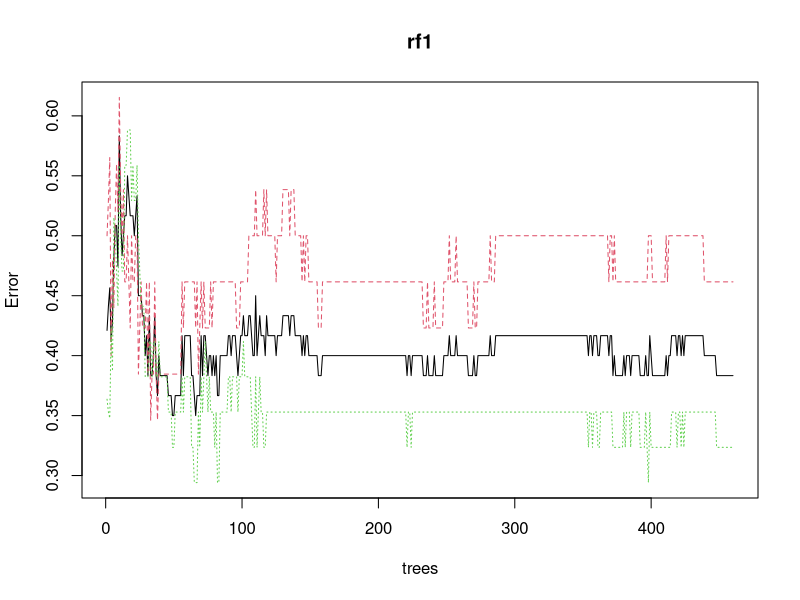
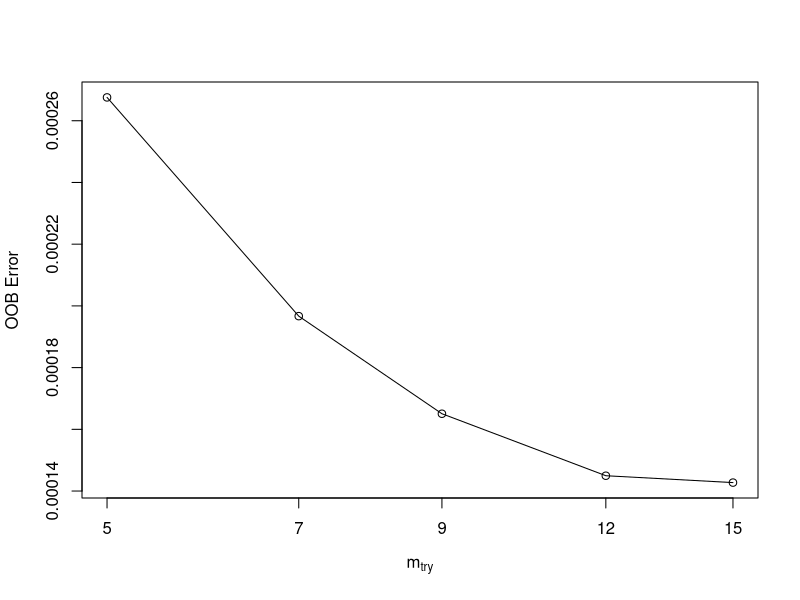
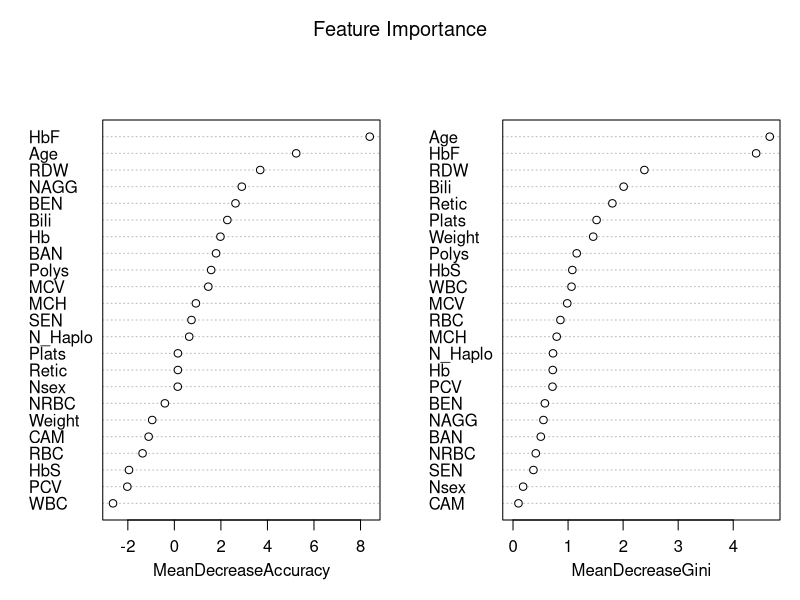

Write R code to recreate these figures, in order.
#Random Forest for Scaled data
#setwd("C:/Users/basil/Desktop/R Project")
library(randomForest)
library(caret)
hemo = read.csv("hemo.csv",header = TRUE)
hemopredictors = hemo[,1:23]
nor_hemopredictors = hemopredictors
nor_hemopredictors <- as.data.frame(nor_hemopredictors)
fhbfclass <- hemo$FHbF
fhbfclass[fhbfclass<15.0] <- 0
fhbfclass[fhbfclass>=15.0] <- 1
fhbfclass <- as.factor(fhbfclass)
nor_hemopredictors$class <- fhbfclass

#1st iteration
set.seed(123)
ind1 <- sample(2,nrow(nor_hemopredictors),replace = TRUE, prob = c(0.83,0.17))
train1 <-nor_hemopredictors[ind1==1,]
test1 <- nor_hemopredictors[ind1==2,]
set.seed(222)
rf1 <- randomForest(class~.,data=train1,ntree= 460,mtry = 15,importance=TRUE,proximity=TRUE)
prediction1 <- predict(rf1,test1)
plot(rf1)
tuning = tuneRF(train1[,-15],train1[,15],stepFactor = 0.8,plot = TRUE,ntreeTry = 460,trace = TRUE,improve = 0.05)
varImpPlot(rf1,sort = T,main = "Feature Importance")
print("No. of Trees 460 and split ration of 0.83:")
print(confusionMatrix(prediction1,test1$class))


#2nd iteration
set.seed(123)
ind2 <- sample(2,nrow(nor_hemopredictors),replace = TRUE, prob = c(0.66,0.34))
train2 <-nor_hemopredictors[ind2==1,]
test2 <- nor_hemopredictors[ind2==2,]
set.seed(222)
rf2 <- randomForest(class~.,data=train2,ntree= 460,mtry = 15,importance=TRUE,proximity=TRUE)
prediction2 <- predict(rf2,test2)
print("No. of Trees 460 and split ration of 0.66:")
print(confusionMatrix(prediction2,test2$class))


#3rd iteration
set.seed(123)
ind3 <- sample(2,nrow(nor_hemopredictors),replace = TRUE, prob = c(0.70,0.30))
train3 <-nor_hemopredictors[ind3==1,]
test3 <- nor_hemopredictors[ind3==2,]
set.seed(222)
rf3 <- randomForest(class~.,data=train3,ntree= 460,mtry = 15,importance=TRUE,proximity=TRUE)
prediction3 <- predict(rf3,test3)
print("No. of Trees 460 and split ration of 0.70:")
print(confusionMatrix(prediction3,test3$class))


#4th iteration
set.seed(123)
ind4 <- sample(2,nrow(nor_hemopredictors),replace = TRUE, prob = c(0.70,0.30))
train4 <-nor_hemopredictors[ind4==1,]
test4 <- nor_hemopredictors[ind4==2,]
set.seed(222)
rf4 <- randomForest(class~.,data=train4,ntree= 500,mtry = 15,importance=TRUE,proximity=TRUE)
prediction4 <- predict(rf4,test4)
#plot(rf4)
#tuning = tuneRF(train4[,-15],train4[,15],stepFactor = 0.8,plot = TRUE,ntreeTry = 560,trace = TRUE,improve = 0.05)
#varImpPlot(rf4,sort = T)
print("No. of Trees 500 and split ration of 0.70:")
print(confusionMatrix(prediction4,test4$class))

#5nd iteration
set.seed(123)
ind5 <- sample(2,nrow(nor_hemopredictors),replace = TRUE, prob = c(0.66,0.34))
train5 <-nor_hemopredictors[ind5==1,]
test5 <- nor_hemopredictors[ind5==2,]
set.seed(222)
rf5 <- randomForest(class~.,data=train5,ntree= 500,mtry = 15,importance=TRUE,proximity=TRUE)
prediction5 <- predict(rf5,test5)
print("No. of Trees 500 and split ration of 0.66:")
print(confusionMatrix(prediction5,test5$class))

#6th iteration
set.seed(123)
ind6 <- sample(2,nrow(nor_hemopredictors),replace = TRUE, prob = c(0.83,0.17))
train6 <-nor_hemopredictors[ind6==1,]
test6 <- nor_hemopredictors[ind6==2,]
set.seed(222)
rf6 <- randomForest(class~.,data=train6,ntree= 500,mtry = 15,importance=TRUE,proximity=TRUE)
p6 <- predict(rf6,train6)
prediction6 <- predict(rf6,test6)
print("No. of Trees 500 and split ration of 0.83:")
print(confusionMatrix(prediction6,test6$class))

#7th iteration
set.seed(123)
ind7 <- sample(2,nrow(nor_hemopredictors),replace = TRUE, prob = c(0.70,0.30))
train7 <-nor_hemopredictors[ind7==1,]
test7 <- nor_hemopredictors[ind7==2,]
set.seed(222)
rf7 <- randomForest(class~.,data=train7,ntree= 560,mtry = 15,importance=TRUE,proximity=TRUE)
prediction7 <- predict(rf7,test7)
print("No. of Trees 560 and split ration of 0.70:")
print(confusionMatrix(prediction7,test7$class))

#8nd iteration
set.seed(123)
ind8 <- sample(2,nrow(nor_hemopredictors),replace = TRUE, prob = c(0.66,0.34))
train8 <-nor_hemopredictors[ind8==1,]
test8 <- nor_hemopredictors[ind8==2,]
set.seed(222)
rf8 <- randomForest(class~.,data=train8,ntree= 560,mtry = 15,importance=TRUE,proximity=TRUE)
prediction8 <- predict(rf8,test8)
print("No. of Trees 560 and split ration of 0.66:")
print(confusionMatrix(prediction8,test8$class))

#9th iteration
set.seed(123)
ind9 <- sample(2,nrow(nor_hemopredictors),replace = TRUE, prob = c(0.83,0.17))
train9 <-nor_hemopredictors[ind9==1,]
test9 <- nor_hemopredictors[ind9==2,]
set.seed(222)
rf9 <- randomForest(class~.,data=train9,ntree= 560,mtry = 15,importance=TRUE,proximity=TRUE)
p9 <- predict(rf9,train9)
prediction9 <- predict(rf9,test9)
print("No. of Trees 560 and split ration of 0.83:")
print(confusionMatrix(prediction9,test9$class))

#7th iteration
set.seed(123)
ind7 <- sample(2,nrow(nor_hemopredictors),replace = TRUE, prob = c(0.73,0.27))
train7 <-nor_hemopredictors[ind7==1,]
test7 <- nor_hemopredictors[ind7==2,]
set.seed(222)
rf7 <- randomForest(class~.,data=train7,ntree= 460,mtry = 15,importance=TRUE,proximity=TRUE)
prediction7 <- predict(rf7,test7)
print("No. of Trees 460 and split ration of 0.73:")
print(confusionMatrix(prediction7,test7$class))

#8nd iteration
set.seed(123)
ind8 <- sample(2,nrow(nor_hemopredictors),replace = TRUE, prob = c(0.73,0.27))
train8 <-nor_hemopredictors[ind8==1,]
test8 <- nor_hemopredictors[ind8==2,]
set.seed(222)
rf8 <- randomForest(class~.,data=train8,ntree= 500,mtry = 15,importance=TRUE,proximity=TRUE)
prediction8 <- predict(rf8,test8)
print("No. of Trees 500 and split ration of 0.73:")
print(confusionMatrix(prediction8,test8$class))

#9th iteration
set.seed(123)
ind9 <- sample(2,nrow(nor_hemopredictors),replace = TRUE, prob = c(0.73,0.27))
train9 <-nor_hemopredictors[ind9==1,]
test9 <- nor_hemopredictors[ind9==2,]
set.seed(222)
rf9 <- randomForest(class~.,data=train9,ntree= 560,mtry = 15,importance=TRUE,proximity=TRUE)
prediction9 <- predict(rf9,test9)
print("No. of Trees 560 and split ration of 0.73:")
print(confusionMatrix(prediction9,test9$class))

